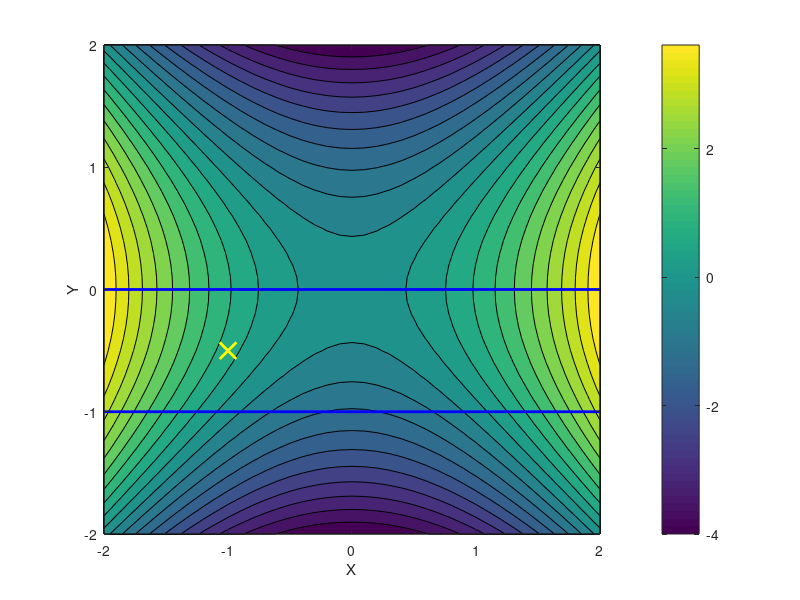

Source code (MATLAB): (Note: this script raises an error after producing the figure.)
function temp8_new_check_penalty()
% the new activeness check criteria is tried out
% experimenting on new updating scheme for penalty parameter 
% can be benchmarked against temp5_inequ_con() 
% To test: 
% min f = x^2 - y^2;
% s.t. -1 < y < 0
close all
clc
addpath('./odl_flecs')

plot_contour(-2, 2, -2, 2)

m_eq = 0; 
m_ieq = 2;  
m_con = m_eq + m_ieq; 

% xk =  [0.51, 0.52]; 
 xk = [-1, -0.5]'; 
% xk = [-0.5, -1.5];
% xk = [1.5, -0.5]; 
% xk = [-0.5, 1]; 
    
lambda = zeros(m_con,1); 
plot_point(xk, 'y', 'x');

xold = xk; 
max_iter = 50*(length(xk) + length(lambda));    % n+m;

mu_init = 5;      % 10;     % 0.01;  
mu_pow = 1;       % 0.5;    % 1;

mu = mu_init;
radius = 0.25;
krylov_tolerance = 1e-2;
reduced_nu = 0.95;
des_tol = 1e-6;
ceq_tol = 1e-6;

k = 0;

hisfile = 'hist_inequ_1.txt'; 
file = fopen(hisfile,'w');
fprintf(file, 'krylov_tolerance : %e,  des_tol : %e\n', krylov_tolerance, des_tol);

while k < max_iter
    k = k+1;
    [f, g, h] = objs(xk);
    [c, c_g, c_h] = cons(xk);
       
    %% --------------------------------------------
    % zero out the inactive inequality constraints
    
    subspace_size = length(xk) + length(find(c(m_eq+1 : m_con)<0));
    
%     row_keep = m_eq + find(c(m_eq+1:m_con)<0);  % index of active inequ cons
%     m_active = length(row_keep);                % num of active inequ cons


    % here activeness criteria is changed
    % 
    crit_vec = -lambda(m_eq+1 : m_con) - c(m_eq+1 : m_con); 
    num_inactive = length(find( crit_vec < 0)); 
    
    if num_inactive > 0           % if inactive exists, inside feasible region       

        idx_inactive = m_eq + find(crit_vec < 0);      % idx of inactive inequ
    
        % zero the inactive row of Jacob matrix and inequality constraints
        c_g(idx_inactive,:) = zeros(size(c_g(idx_inactive,:)));
        c(idx_inactive,:) = zeros(size(c(idx_inactive,:)));

        for i=1:num_inactive
            c_h{idx_inactive(i)} = zeros(size(c_h{idx_inactive(i)}));
        end
        
        lambda(idx_inactive) = 0; 
        subspace_size = length(xk) + length(lambda) - num_inactive; 
        
    end
    
    %-------------------------------------------               
    dLdX = (g + lambda'*c_g)';
    dLdXX = h;
    for kc = 1:length(c)
        dLdXX = dLdXX + lambda(kc)*c_h{kc};
    end
        
    if (k == 1)
        grad_norm0 = norm(dLdX);
        grad_norm = grad_norm0;
        feas_norm0 = norm(c);
        feas_norm = feas_norm0;
        kkt_norm0 = sqrt(feas_norm0*feas_norm0 + grad_norm0*grad_norm0);
        kkt_norm = kkt_norm0;
        grad_tol = des_tol * grad_norm0;
        feas_tol = ceq_tol * max(feas_norm0, 1e-6);
        fprintf(file, 'initial grad_norm : %e,  target grad_norm : %e\n', grad_norm0, grad_tol); 
        fprintf(file, 'initial feas_norm : %e,  target feas_norm : %e\n', feas_norm0, feas_tol); 

    else
        grad_norm = norm(dLdX);
        feas_norm = norm(c);
        mu = max(mu, mu_init*(feas_norm0/feas_norm)^(mu_pow));
        kkt_norm = sqrt(feas_norm*feas_norm + grad_norm*grad_norm);
    end
    
    fprintf(file, '-------------------------------------------------------------\n');
    fprintf(file, 'nonlinear iteration : %d\n', k); 
    fprintf(file, 'current obj : %e, grad_norm : %e, feas_norm: %e\n',f, grad_norm, feas_norm); 
    fprintf(file, 'lambda: %f, %f  ', lambda(:)); 
      
    
    if (grad_norm < grad_tol)  && (feas_norm < feas_tol)   %  (norm(dLdX) < 1e-6)
       fprintf('converged!')
       fprintf(file, '\n-------------------------------------------------------------\n'); 
       fprintf(file, 'optimization loop terminated because: grad_norm < grad_tol && feas_norm < feas_tol\n');
       fprintf(file, 'outer iter: %d,  xk: %f %f,  f: %f, c: %f %f \n', k, xk(:), f, c(:)); 
       fprintf(file, 'grad_norm : %e, feas_norm: %e \n', grad_norm, feas_norm);
       fprintf(file, 'final lambda: %f %f \n',  lambda(:)); 
        break
    end
   
    krylov_tol = krylov_tolerance * min(1, sqrt( kkt_norm/kkt_norm0 ));
    if 1
        krylov_tol = max(krylov_tol, min(grad_tol/grad_norm, feas_tol/feas_norm));
    else
        krylov_tol = max(krylov_tol, 0.001);
    end
    krylov_tol = krylov_tol * reduced_nu;
    fprintf(file, 'krylov_tol : %e \n', krylov_tol); 

    [dx, iters, hist] = FLECS(dLdXX, c_g, -dLdX, -c, xk, subspace_size, krylov_tol, radius, mu);
    
    xk = xk + dx(1:length(xk));
    
    lambda = lambda + dx(length(xk)+1:end);
    
    plot_line(xold, xk, 'o')
    xold = xk; 
    
    pause(1)
end

fclose(file);
plot_point(xk, 'g', '^')
end

function [f, f_g, f_h] = objs(x)
n = length(x); 
f = x(1)^2 - x(2)^2; 
f_g = [2*x(1), -2*x(2)]; 
f_h = [2,0; 0,-2];
end

function [c, c_g, c_h] = cons(x)
% input x: row vector
% s.t.  -1 < y < 0
% ~     y + 1 > 0;  -y > 0 
n = length(x);
c = zeros(n,1);
c(1) = x(2) + 1; 
c(2) = -x(2); 

c_g = zeros(2, n); 
c_h = cell(1,2);
  
c_g(1,:) = [0, 1];
c_g(2,:) = [0, -1];

c_h{1} = zeros(2,2);
c_h{2} = zeros(2,2);


% s.t.  -1 < y < 0
% ~     y > x^2 - 1;  -y > 0 
% n = length(x);
% c = zeros(n,1);
% c(1) = x(2) - x(1)^2 + 1; 
% c(2) = -x(2); 
% 
% c_g = zeros(2, n); 
% c_h = cell(1,2);
%   
% c_g(1,:) = [-2*x(1), 1];
% c_g(2,:) = [0, -1];
% 
% c_h{1} = [-2,0; 0,0];
% c_h{2} = zeros(2,2);

end

function plot_contour(xmin, xmax, ymin, ymax)
% min  f = x^2 - y^2
% s.t. -1 < y < 0
% create a grid of points at which to evaluate the function and the
% constraint
y_low = -1;  y_high = 0; 

[X,Y] = meshgrid(xmin:.1:xmax, ymin:0.1:ymax);
f = zeros(size(X,1),size(X,2));

% evaluate the function and constraint at the points
for i = 1:size(X,1)
    for j = 1:size(X,2)
        f(i,j) = X(i,j)^2 - Y(i,j)^2;       
    end
end

% plot the contours of the objective function
[C,h] = contourf(X,Y,f,20);
colorbar
% surf(X,Y,f);
xlabel('X')
ylabel('Y')
hold all
line([xmin, xmax], [y_high, y_high],'Color','b','LineWidth', 2, 'MarkerSize', 9);
hold all

% y > -1
line([xmin, xmax], [y_low, y_low],'Color','b','LineWidth', 2, 'MarkerSize', 9);  % 'Marker','o',
hold all


% y = x^2 - 1
% for i = 1:size(X,1)
%     for j = 1:size(X,2)
%         c(i,j) = Y(i,j) - X(i,j)^2 + 1;       
%     end
% end
% 
% contour(X,Y,c,[0 0],'Color','b','LineWidth', 2);
% hold all

end

function plot_point(x0, color, marker)
hold all
plot(x0(1), x0(2), 'Color',color,'Marker',marker,'LineWidth', 2, 'MarkerSize', 12)
hold all
end

function plot_line(xold, xk, marker)
hold all
line([xold(1), xk(1)], [xold(2), xk(2)],'Color','r','Marker', marker, 'LineWidth', 2, 'MarkerSize', 9);
hold all
end


